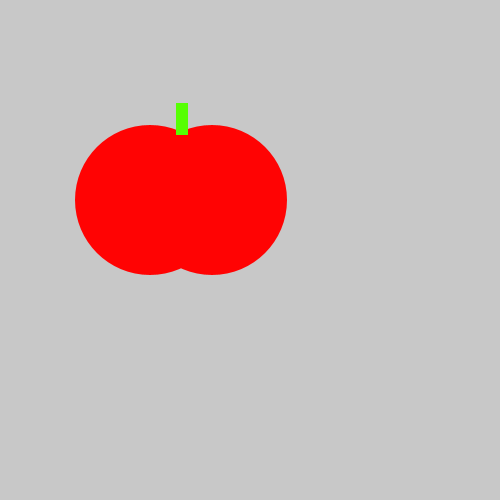
Frame 1 (no input)
Frame 60 (the mouse pressed at the canvas centre just before this capture): identical to frame 1, image omitted
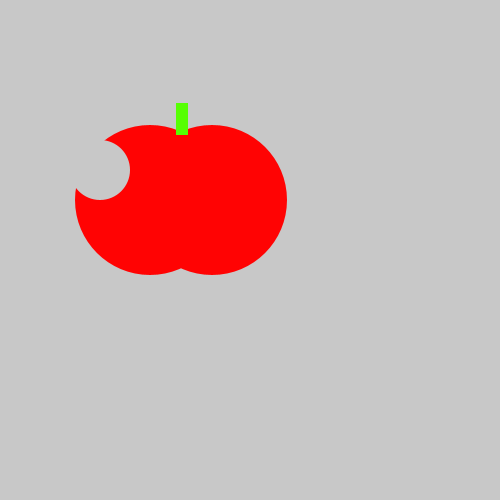
Frame 120 (the mouse held since frame 60 and released just before this capture)

The Processing sketch that drew these frames (run headless with seeded random() and noise(); from frame 60 on, the mouse is pressed at the canvas centre):

// Processing sketch: tomato_
// ── tomato_.pde
void setup() {
    size(500, 500);
}
void draw() {
    background(200, 200, 200);
    noStroke();
    fill(#FF0303);
    ellipse(150, 200, 150, 150);
    ellipse(212, 200, 150, 150);
    fill(#56FF03);
    rect(176, 103, 12, 32);
    if(mousePressed){
    fill(200,200,200);
    ellipse(100,170, 60, 60);
    }
}
